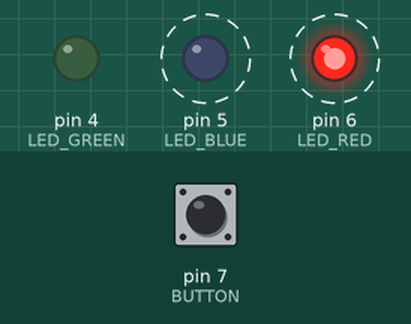
Bench run of a sketch on a simulated Arduino Uno, built with avr-gcc and run on an emulated ATmega328P. Shown: output pins drawn as LEDs (lit = HIGH). Dashed ring = blinking. The test bench sets the inputs (shaded band); at power-on: pin 7 (BUTTON) LOW.

Above: at 8.3 s.
8.4 s: pin 7 (BUTTON) pulled HIGH for 3 s
At 10.3 s:
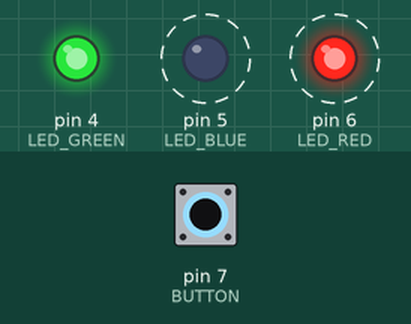
Timing chart, 0 to 19.7 s (numbered marks = the images above; inputs shaded):
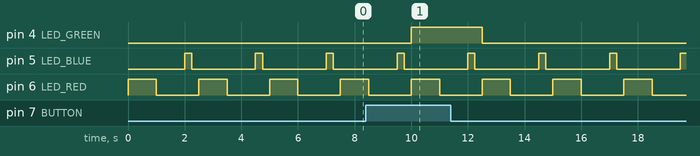

The sketch:

basic_blinky_with_button.ino
```cpp
#define LED_GREEN   4
#define LED_BLUE    5
#define LED_RED     6
#define BUTTON      7

unsigned long t_red;
unsigned long t_blue;

void setup() {
  pinMode(LED_GREEN, OUTPUT);
  pinMode(LED_BLUE, OUTPUT);
  pinMode(LED_RED, OUTPUT);
  pinMode(BUTTON, INPUT);
}

void loop() {
  digitalWrite(LED_RED, HIGH);
  delay(1000);
  digitalWrite(LED_RED, LOW);
  delay(1000);

  digitalWrite(LED_BLUE, HIGH);
  delay(250);
  digitalWrite(LED_BLUE, LOW);
  delay(250);

  if (digitalRead(BUTTON) == HIGH) {
    digitalWrite(LED_GREEN, HIGH);
  } else {
    digitalWrite(LED_GREEN, LOW);
  }
}
```

Measured:
- after the input at 8.4 s, pin 4 (LED_GREEN): LOW → HIGH after 1.6 s, → LOW 2.5 s later
- by itself, pin 5 (LED_BLUE): alternates HIGH for 0.25 s and LOW for 2.3 s
- by itself, pin 6 (LED_RED): alternates HIGH for 1.0 s and LOW for 1.5 s
